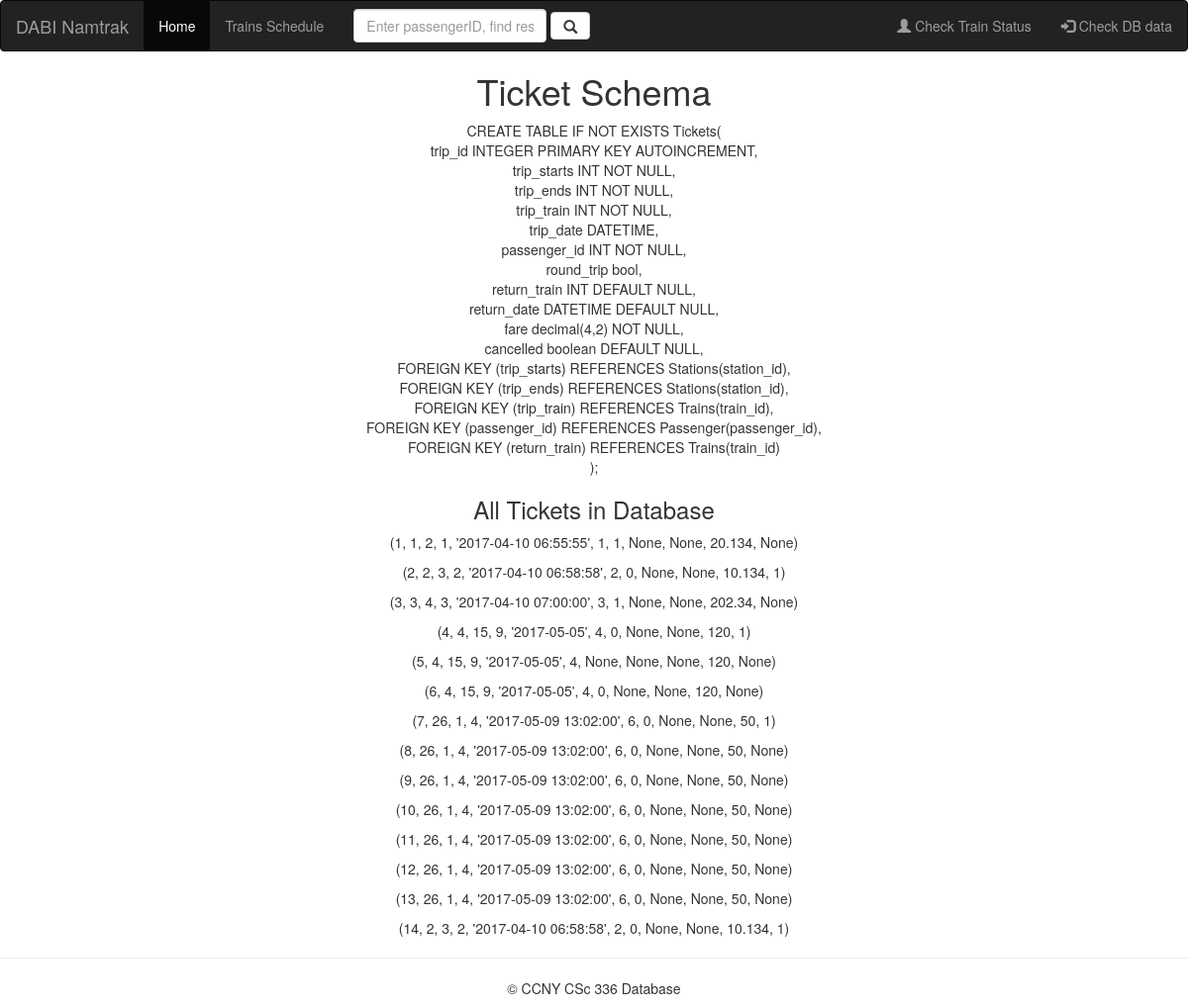
/check_tickets, run on an earlier commit of the app's database.
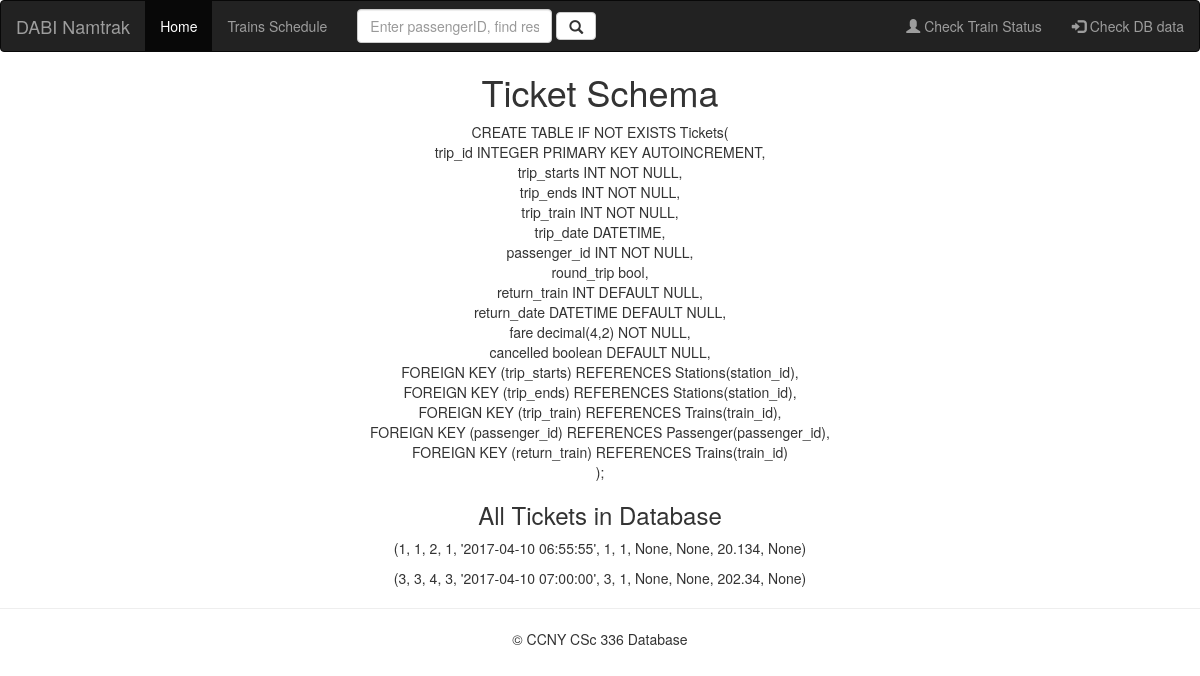
And on a later commit of the database.
### tables this page shows
CREATE TABLE Tickets( 
	trip_id INTEGER PRIMARY KEY AUTOINCREMENT,
	trip_starts INT NOT NULL,
	trip_ends INT NOT NULL,
	trip_train INT NOT NULL,
	trip_date DATETIME,
	passenger_id INT NOT NULL,
	round_trip bool,
	return_train INT DEFAULT NULL,
	return_date DATETIME DEFAULT NULL,
	fare decimal(4,2) NOT NULL,
	cancelled boolean DEFAULT NULL,
	FOREIGN KEY (trip_starts) REFERENCES Stations(station_id),
  	FOREIGN KEY (trip_ends) REFERENCES Stations(station_id),
 	FOREIGN KEY (trip_train) REFERENCES Trains(train_id),
  	FOREIGN KEY (passenger_id) REFERENCES Passenger(passenger_id),
  	FOREIGN KEY (return_train) REFERENCES Trains(train_id)
);

### app/views.py (the view)
@app.route('/check_tickets')
def check_tickets():
    tickets = get_all_tickets()
    return render_template("check_tickets.html", tickets=tickets)

### app/models.py (called while the page is built)
def get_all_tickets():
    with sql.connect("database.db") as con:
        cur = con.cursor()
        cur.execute(" SELECT * from Tickets")
        return cur.fetchall()

### app/templates/check_tickets.html
{% extends "layout.html" %}
{% block content %}
<div class="checking_tickets" style="text-align: center;">
<h1> Ticket Schema </h1>
<p>CREATE TABLE IF NOT EXISTS Tickets( <br>
	trip_id INTEGER PRIMARY KEY AUTOINCREMENT,<br>
	trip_starts INT NOT NULL,<br>
	trip_ends INT NOT NULL,<br>
	trip_train INT NOT NULL,<br>
	trip_date DATETIME,<br>
	passenger_id INT NOT NULL,<br>
	round_trip bool,<br>
	return_train INT DEFAULT NULL,<br>
	return_date DATETIME DEFAULT NULL,<br>
	fare decimal(4,2) NOT NULL,<br>
	cancelled boolean DEFAULT NULL,<br>
	FOREIGN KEY (trip_starts) REFERENCES Stations(station_id),<br>
  	FOREIGN KEY (trip_ends) REFERENCES Stations(station_id),<br>
 	FOREIGN KEY (trip_train) REFERENCES Trains(train_id),<br>
  	FOREIGN KEY (passenger_id) REFERENCES Passenger(passenger_id),<br>
  	FOREIGN KEY (return_train) REFERENCES Trains(train_id)<br>
);</p>
<h3> All Tickets in Database </h3>
{% for ticket in tickets %}
<p>  {{ ticket }} </p>
{% endfor %}
</div>
{% endblock %}

### app/templates/layout.html (shortened to what this page needs)
<html>
<head>
<link rel="stylesheet" href="https://maxcdn.bootstrapcdn.com/bootstrap/3.3.7/css/bootstrap.min.css">
</head>
<body>
<nav class="navbar navbar-inverse">
  <div class="container-fluid">
    <div class="navbar-header">
      <a class="navbar-brand" href="/index">DABI Namtrak</a>
    </div>
    <ul class="nav navbar-nav">
      <li class="active"><a href="/index">Home</a></li>
      <li><a href="{{url_for('check_schedule')}}">Trains Schedule</a></li>
      <form class="navbar-form navbar-left" action="{{ url_for('reservation') }}" method="post" >
      <div class="form-group">
        <input type="text" class="form-control" name="passengerID" placeholder="Enter passengerID, find reservations">
      </div>
      <button type="submit" class="btn btn-default"><i class="glyphicon glyphicon-search"></i></button>
    </form>
    </ul>
    <ul class="nav navbar-nav navbar-right">
      <li><a href="{{url_for('train_status')}}"><span class="glyphicon glyphicon-user"></span> Check Train Status </a></li>
      <li><a href="{{url_for('check_db')}}"><span class="glyphicon glyphicon-log-in"></span> Check DB data </a></li>
    </ul>
  </div>
</nav>
{% block content %}
{% endblock content %}
<hr>
        <footer>
          <p>&copy; CCNY CSc 336 Database</p>
        </footer>
</body>
</html>

### app/templates/layout.html (style rules this page uses)
.navbar-right { float: right; }
footer { text-align: center; }

What changed in the data, as far as the page shows it:
removed Tickets: ticket "(2, 2, 3, 2, '2017-04-10 06:58:58', 2, 0, None, None, 10.134, 1)"
removed Tickets: ticket "(4, 4, 15, 9, '2017-05-05', 4, 0, None, None, 120, 1)"
removed Tickets: ticket "(5, 4, 15, 9, '2017-05-05', 4, None, None, None, 120, None)"
removed Tickets: ticket "(6, 4, 15, 9, '2017-05-05', 4, 0, None, None, 120, None)"
removed Tickets: ticket "(7, 26, 1, 4, '2017-05-09 13:02:00', 6, 0, None, None, 50, 1)"
removed Tickets: ticket "(8, 26, 1, 4, '2017-05-09 13:02:00', 6, 0, None, None, 50, None)"
removed Tickets: ticket "(9, 26, 1, 4, '2017-05-09 13:02:00', 6, 0, None, None, 50, None)"
removed Tickets: ticket "(10, 26, 1, 4, '2017-05-09 13:02:00', 6, 0, None, None, 50, None)"
removed Tickets: ticket "(11, 26, 1, 4, '2017-05-09 13:02:00', 6, 0, None, None, 50, None)"
removed Tickets: ticket "(12, 26, 1, 4, '2017-05-09 13:02:00', 6, 0, None, None, 50, None)"
removed Tickets: ticket "(13, 26, 1, 4, '2017-05-09 13:02:00', 6, 0, None, None, 50, None)"
removed Tickets: ticket "(14, 2, 3, 2, '2017-04-10 06:58:58', 2, 0, None, None, 10.134, 1)"
